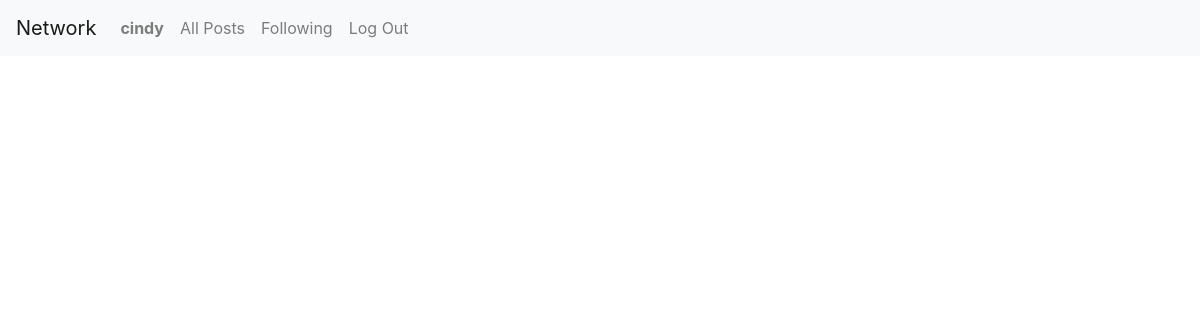
The app's page /following (signed in), older data.
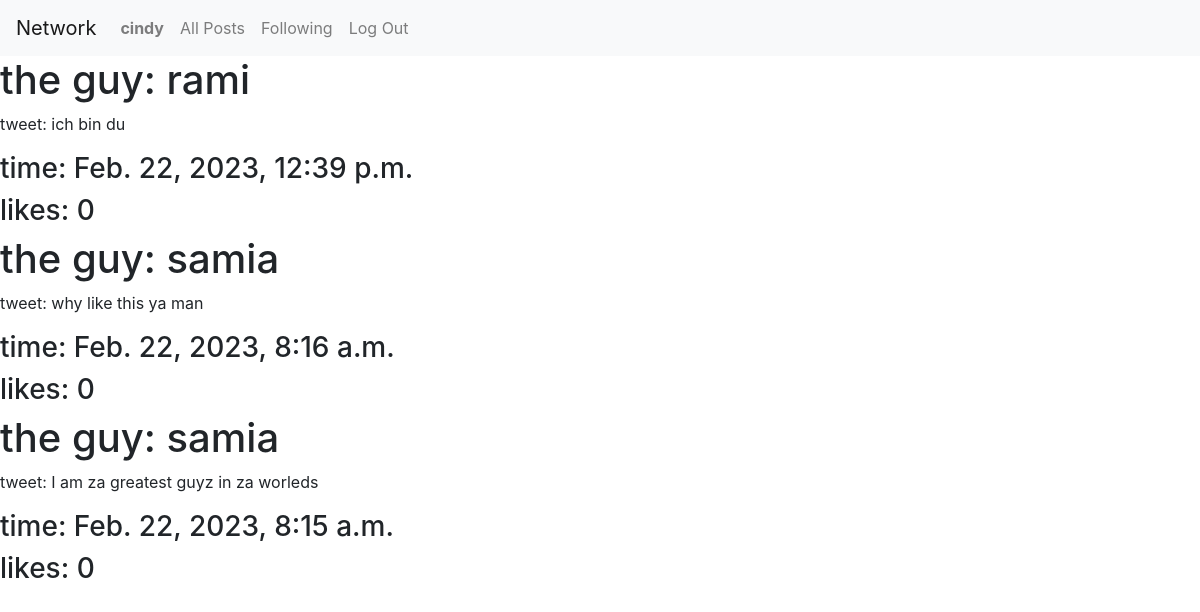
The same page, newer data.
### network/models.py (models this page shows)
class Post(models.Model):
    publisher = models.ForeignKey(
        User, on_delete=models.CASCADE, related_name="posted_by")
    tweet = models.CharField(max_length=280)
    date_time = models.DateTimeField(auto_now=True)
    likes = models.IntegerField(default=0)
    def __str__(self):
        return f"{self.tweet} by {self.publisher}"

class User(AbstractUser):
    pass

### network/views.py (the view)
# urls.py: path("following", views.following, name="following")
@login_required(login_url='/login')
def following(request):
    followings = Follow.objects.filter(follower=request.user)
    allposts = []
    for following in followings:
        print(following.followee.id)
        posts = Post.objects.filter(publisher=following.followee)
        for post in posts:
            print(post)
            allposts.append(post)
    return render(request, "network/following.html", {
        "posts": allposts
    })

### network/templates/network/following.html
{% extends "network/layout.html" %}
{% block body %}
{%for post in posts|dictsortreversed:"date_time"%}
<div>
    <h1>the guy: {{post.publisher}}</h1>
    <p>tweet: {{post.tweet}}</p>
    <h3>time: {{post.date_time}}</h3>
    <h3>likes: {{post.likes}}</h3>
</div>
{%endfor%}
{% endblock %}

Row changes from the older to the newer data that the page shows:
added Post: publisher "rami", tweet "ich bin du", date_time "Feb. 22, 2023, 12:39 p.m.", likes "0"
now on this page (row unchanged): Post: publisher "samia", tweet "why like this ya man", date_time "Feb. 22, 2023, 8:16 a.m.", likes "0"
now on this page (row unchanged): Post: publisher "samia", tweet "I am za greatest guyz in za worleds", date_time "Feb. 22, 2023, 8:15 a.m.", likes "0"
